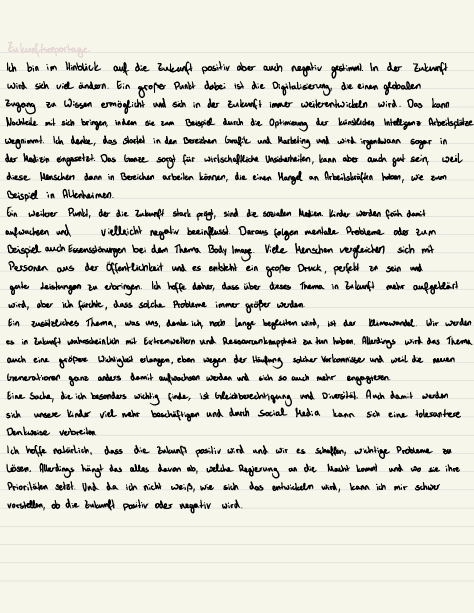
#> input picture backend/tests/ex_submission.jpg, 948 x 1226 px (shown at 1/2 size); its folder holds only this picture in this run
$ python -i image_preprocess.py   (imports and definitions only)
#> lines starting #> are read from the running program, lines starting #| are printed output that depends on the picture
#> further down, picture is the input picture: PIL image 948x1226 RGB; mean R, G, B 222.8, 222.9, 212.4
"""
Minimal, dependency-light image preprocessing for document scans.

Pipeline (conservative):
- Ensure grayscale (mode "L").
- Optional median denoise to reduce salt-and-pepper noise.
- Optional global histogram equalization to enhance contrast.
- Optional binarization via Otsu threshold (fallback to fixed threshold).

Design:
- Keep pure-Pillow implementation to avoid heavy dependencies.
- Functions are deterministic and side-effect free.
"""

from typing import Optional

from PIL import Image, ImageFilter, ImageOps


def _to_grayscale(img: Image.Image) -> Image.Image:
    return img if img.mode == "L" else img.convert("L")


def _median_denoise(img: Image.Image, size: int = 3) -> Image.Image:
    # Use small kernel to avoid blurring edges too much
#> called with size = 3
    return img.filter(ImageFilter.MedianFilter(size=size))
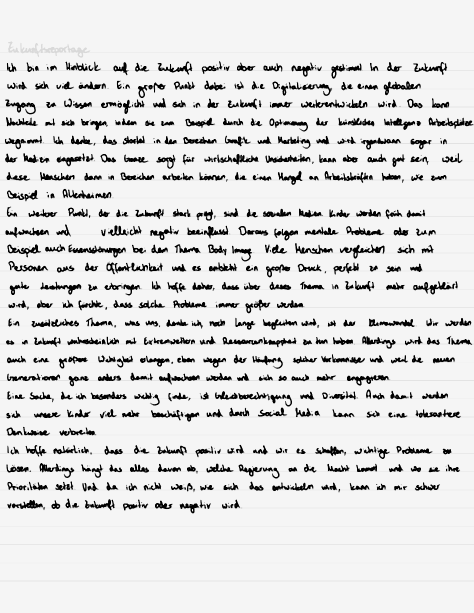
#> returned value: PIL image 948x1226 L (shown at 1/2 size); min 0, max 246, mean 221.9


def _equalize(img: Image.Image) -> Image.Image:
    # Global equalization (CLAHE alternative without extra deps)
    return ImageOps.equalize(img)
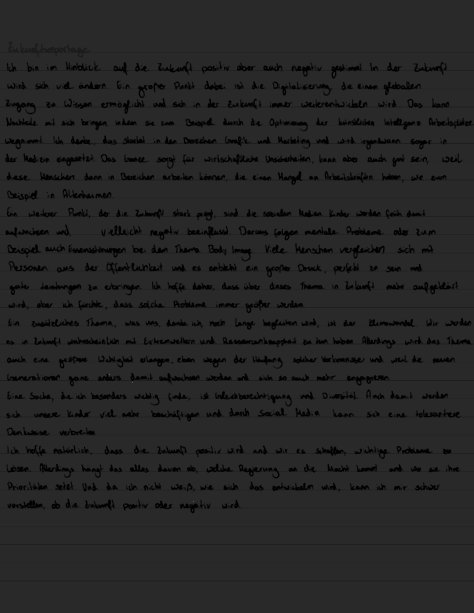
#> returned value: PIL image 948x1226 L (shown at 1/2 size); min 0, max 255, mean 37.3


def _otsu_threshold(img: Image.Image) -> int:
    # Compute Otsu threshold from histogram
    hist = img.histogram()  # 256 bins for L-mode
    total = sum(hist)
    sum_total = sum(i * h for i, h in enumerate(hist))
    sum_b = 0.0
    w_b = 0.0
    max_var = -1.0
    threshold = 127
    for t in range(256):
        w_b += hist[t]
        if w_b == 0:
            continue
        w_f = total - w_b
        if w_f == 0:
            break
        sum_b += t * hist[t]
        m_b = sum_b / w_b
        m_f = (sum_total - sum_b) / w_f
        between = w_b * w_f * ((m_b - m_f) ** 2)
        if between > max_var:
            max_var = between
            threshold = t
    return threshold


def _binarize(img: Image.Image, threshold: Optional[int] = None) -> Image.Image:
    if threshold is None:
        threshold = _otsu_threshold(img)
    # Map to 0/255
    return img.point(lambda p: 255 if p > threshold else 0, mode="1").convert("L")


def preprocess(
    img: Image.Image,
    *,
    denoise: bool = True,
    equalize: bool = True,
    binarize: bool = False,
) -> Image.Image:
    """Apply a conservative preprocessing pipeline to a document image.

    Parameters:
    - denoise: Apply small median filter to reduce salt-and-pepper noise.
    - equalize: Apply global histogram equalization to boost contrast.
    - binarize: Convert to black/white using Otsu thresholding.

    Returns a new grayscale image (mode "L").
    """
    out = _to_grayscale(img)
    if denoise:
        out = _median_denoise(out)
    if equalize:
        out = _equalize(out)
    if binarize:
        out = _binarize(out)
    return out

>>> from PIL import Image
>>> picture = Image.open('../tests/ex_submission.jpg')
>>> result = preprocess(picture)
